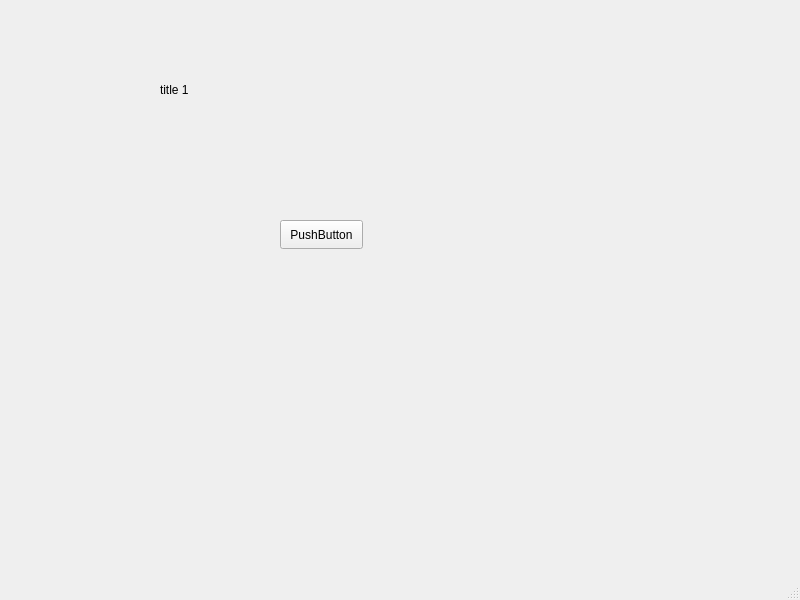
<?xml version="1.0" encoding="UTF-8"?>
<ui version="4.0">
 <class>MainWindow</class>
 <widget class="QMainWindow" name="MainWindow">
  <property name="geometry">
   <rect>
    <x>0</x>
    <y>0</y>
    <width>800</width>
    <height>600</height>
   </rect>
  </property>
  <property name="windowTitle">
   <string>MainWindow</string>
  </property>
  <widget class="QWidget" name="centralwidget">
   <widget class="QLabel" name="label">
    <property name="geometry">
     <rect>
      <x>160</x>
      <y>80</y>
      <width>63</width>
      <height>20</height>
     </rect>
    </property>
    <property name="text">
     <string>title 1</string>
    </property>
   </widget>
   <widget class="QPushButton" name="pushButtonNext">
    <property name="geometry">
     <rect>
      <x>280</x>
      <y>220</y>
      <width>83</width>
      <height>29</height>
     </rect>
    </property>
    <property name="text">
     <string>PushButton</string>
    </property>
   </widget>
  </widget>
  <widget class="QMenuBar" name="menubar">
   <property name="geometry">
    <rect>
     <x>0</x>
     <y>0</y>
     <width>800</width>
     <height>25</height>
    </rect>
   </property>
  </widget>
  <widget class="QStatusBar" name="statusbar"/>
 </widget>
 <resources/>
 <connections/>
</ui>
